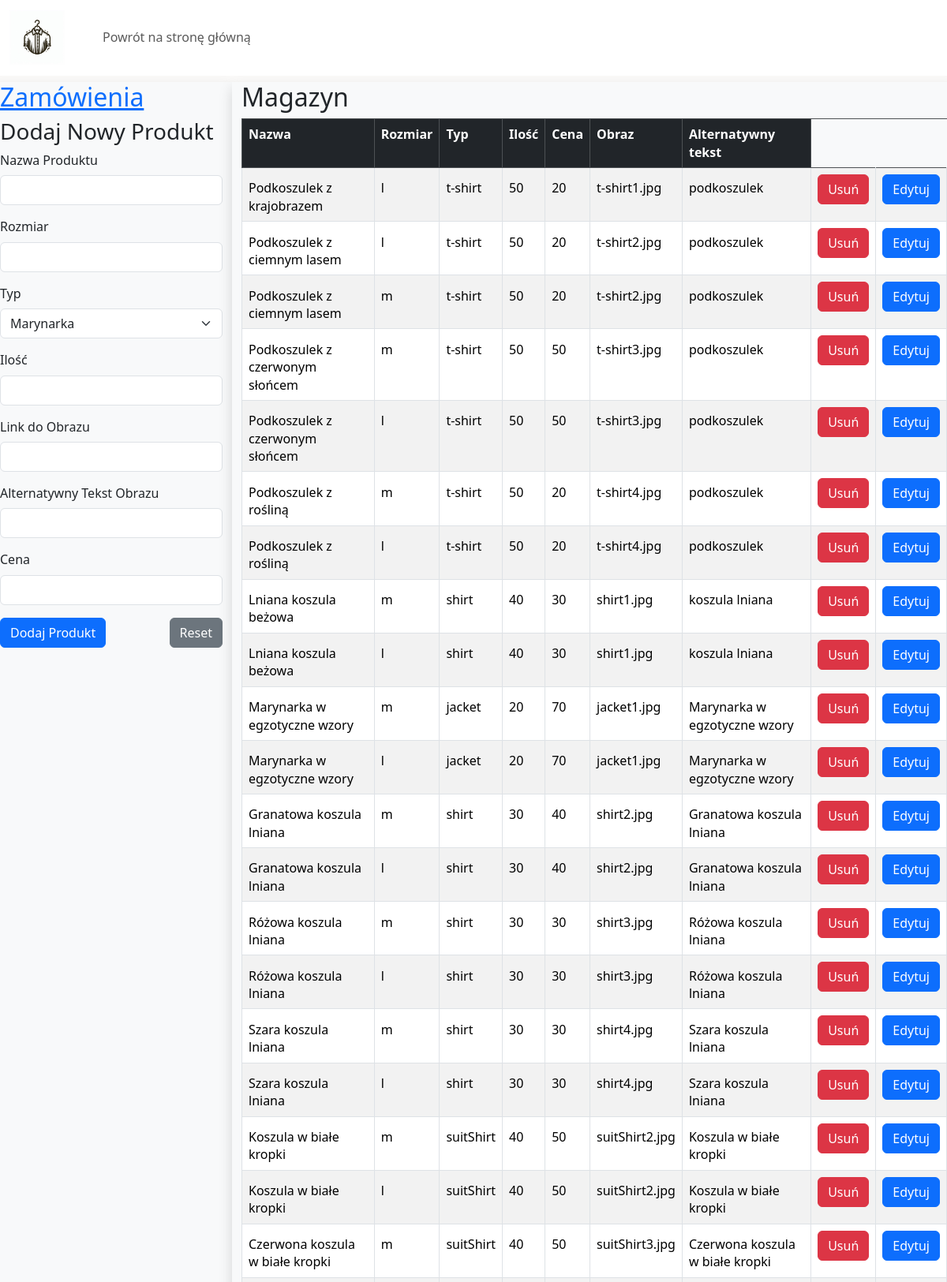
Page /storage.php (upper part) on the committed database.
### tables this page shows
CREATE TABLE `merch` (
  `id` int(11) NOT NULL,
  `name` varchar(255) NOT NULL,
  `size` varchar(3) NOT NULL,
  `type` varchar(255) NOT NULL,
  `quantity` int(11) NOT NULL,
  `img` varchar(255) NOT NULL,
  `alt` varchar(255) NOT NULL,
  `price` float NOT NULL
);

### storage.php (the view, shortened to what this page needs)
<?php
  include 'dbconfig.php';
  $conn = mysqli_connect($server, $user, $pass, $base);
  $sql = "SELECT * FROM merch";
  $result = mysqli_query($conn, $sql);
?>
<!DOCTYPE html>
<html lang="pl-PL">
  <head>
    <link rel="stylesheet" href="./css/clearstyle.css">
    <link rel="stylesheet" href="./css/bootstrap.min.css">
    <link rel="stylesheet" href="./css/style.css">
    <link rel="stylesheet" href="./css/bootstrap-icons.min.css">
  </head>
  <body>
    <header>
        <nav class="navbar nav-underline navbar-expand-lg bg-white ">
          <div class="container-fluid">
            <a class="navbar-brand" href="#"><img class="img-fluid" width="70" length="70" src="./images/logo.jpg"></a>
            <div class="collapse navbar-collapse" id="navbarScroll">
              <ul class="navbar-nav me-auto my-2 my-lg-0 " style="--bs-scroll-height: 100px;">
                <li class="nav-item">
                  <a class="nav-link p-2 ms-4" aria-current="page" href="logout.php">Powrót na stronę główną</a>
                </li>
        </nav>
    </header>
    <main class="containter">
      <div class="row ">
        <div class="col-3 bg-light rouded shadow mt-2">
          <a href="adminPanel.php"><h2>Zamówienia</h2></a>
          <div class="row">
          <h3>Dodaj Nowy Produkt</h3>
                <form action="addToStorage.php" method="POST">
                    <div class="mb-3">
                        <label for="name" class="form-label">Nazwa Produktu</label>
                        <input type="text" class="form-control" id="name" name="name" required>
                    </div>
                    <div class="mb-3">
                        <label for="size" class="form-label">Rozmiar</label>
                        <input type="text" class="form-control" id="size" name="size" required>
                    </div>
                    <div class="mb-3">
                        <label for="type" class="form-label">Typ</label>
                        <select class="form-select" id="type" name="type" required>
                            <option value="jacket">Marynarka</option>
                        </select>
                    </div>
                    <div class="mb-3">
                        <label for="quantity" class="form-label">Ilość</label>
                        <input type="number" class="form-control" id="quantity" name="quantity" required>
                    </div>
                    <div class="mb-3">
                        <label for="img" class="form-label">Link do Obrazu</label>
                        <input type="text" class="form-control" id="img" name="img" required>
                    </div>
                    <div class="mb-3">
                        <label for="alt" class="form-label">Alternatywny Tekst Obrazu</label>
                        <input type="text" class="form-control" id="alt" name="alt" required>
                    </div>
                    <div class="mb-3">
                        <label for="price" class="form-label">Cena</label>
                        <input type="number" step="0.01" class="form-control" id="price" name="price" required>
                    </div>
                    <div class="d-flex justify-content-between">
                        <button type="submit" class="btn btn-primary">Dodaj Produkt</button>
                        <button type="reset" class="btn btn-secondary">Reset</button>
                    </div>
                </form>
          </div>
        </div>
        <div class="col bg-light rouded shadow mt-2">
          <h2>Magazyn</h2>
          <?php
          echo'
            <table class="table table-striped table-bordered">
            <thead class="table-dark">
                <tr>
                    <th>Nazwa</th>
                    <th>Rozmiar</th>
                    <th>Typ</th>
                    <th>Ilość</th>
                    <th>Cena</th>
                    <th>Obraz</th>
                    <th>Alternatywny tekst</th>
                </tr>
            </thead>
            <tbody>
        ';
        while ($row = mysqli_fetch_assoc($result)){
          echo'<tr>
                  <td>'.$row['name'].'</td>
                  <td>'.$row['size'].'</td>
                  <td>'.$row['type'].'</td>
                  <td>'.$row['quantity'].'</td>
                  <td>'.$row['price'].'</td>
                  <td>'.$row['img'].'</td>
                  <td>'.$row['alt'].'</td>
                  <td><a href="deleteFromStorage.php?id='.$row['id'].'"><button type="button" class="btn btn-danger">Usuń</button></a></td>
                  <td><a href="editStorage.php?id='.$row['id'].'"><button type="button" class="btn btn-primary">Edytuj</button></a></td>
                </tr>';
        }
        echo'</tbody> </table>';
          ?>
        </div>
      </div>
    </main>
  </body>
</html>

### css/clearstyle.css (style rules this page uses)
* { margin: 0; padding: 0; border: 0; line-height: 1.4em; vertical-align: baseline; text-decoration: none; outline: 0; }

### css/style.css (style rules this page uses)
* { box-sizing: border-box; }
body { background-color: #faf9f8; }

### rows in the picture
merch: name "Podkoszulek z krajobrazem", size "l", type "t-shirt", quantity "50", price "20", img "t-shirt1.jpg", alt "podkoszulek"
merch: name "Podkoszulek z ciemnym lasem", size "l", type "t-shirt", quantity "50", price "20", img "t-shirt2.jpg", alt "podkoszulek"
merch: name "Podkoszulek z ciemnym lasem", size "m", type "t-shirt", quantity "50", price "20", img "t-shirt2.jpg", alt "podkoszulek"
merch: name "Podkoszulek z czerwonym słońcem", size "m", type "t-shirt", quantity "50", price "50", img "t-shirt3.jpg", alt "podkoszulek"
merch: name "Podkoszulek z czerwonym słońcem", size "l", type "t-shirt", quantity "50", price "50", img "t-shirt3.jpg", alt "podkoszulek"
merch: name "Podkoszulek z rośliną", size "m", type "t-shirt", quantity "50", price "20", img "t-shirt4.jpg", alt "podkoszulek"
merch: name "Podkoszulek z rośliną", size "l", type "t-shirt", quantity "50", price "20", img "t-shirt4.jpg", alt "podkoszulek"
merch: name "Lniana koszula beżowa", size "m", type "shirt", quantity "40", price "30", img "shirt1.jpg", alt "koszula lniana"
merch: name "Lniana koszula beżowa", size "l", type "shirt", quantity "40", price "30", img "shirt1.jpg", alt "koszula lniana"
merch: name "Marynarka w egzotyczne wzory", size "m", type "jacket", quantity "20", price "70", img "jacket1.jpg", alt "Marynarka w egzotyczne wzory"
merch: name "Marynarka w egzotyczne wzory", size "l", type "jacket", quantity "20", price "70", img "jacket1.jpg", alt "Marynarka w egzotyczne wzory"
merch: name "Granatowa koszula lniana", size "m", type "shirt", quantity "30", price "40", img "shirt2.jpg", alt "Granatowa koszula lniana"
merch: name "Granatowa koszula lniana", size "l", type "shirt", quantity "30", price "40", img "shirt2.jpg", alt "Granatowa koszula lniana"
merch: name "Różowa koszula lniana", size "m", type "shirt", quantity "30", price "30", img "shirt3.jpg", alt "Różowa koszula lniana"
merch: name "Różowa koszula lniana", size "l", type "shirt", quantity "30", price "30", img "shirt3.jpg", alt "Różowa koszula lniana"
merch: name "Szara koszula lniana", size "m", type "shirt", quantity "30", price "30", img "shirt4.jpg", alt "Szara koszula lniana"
merch: name "Szara koszula lniana", size "l", type "shirt", quantity "30", price "30", img "shirt4.jpg", alt "Szara koszula lniana"
merch: name "Koszula w białe kropki", size "m", type "suitShirt", quantity "40", price "50", img "suitShirt2.jpg", alt "Koszula w białe kropki"
merch: name "Koszula w białe kropki", size "l", type "suitShirt", quantity "40", price "50", img "suitShirt2.jpg", alt "Koszula w białe kropki"
merch: name "Czerwona koszula w białe kropki", size "m", type "suitShirt", quantity "40", price "50", img "suitShirt3.jpg", alt "Czerwona koszula w białe kropki"
